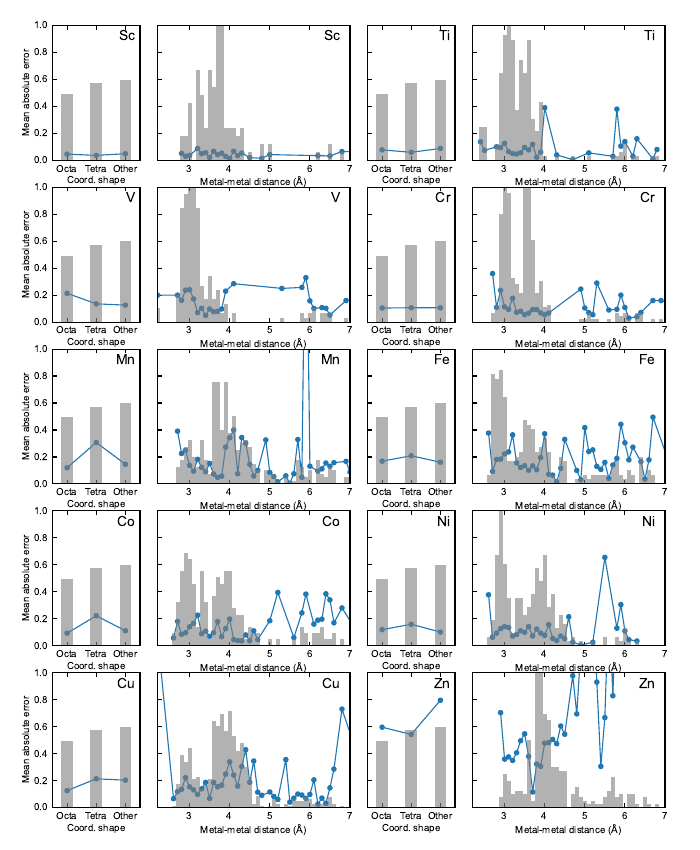

Write Python code to recreate this figure.
import matplotlib.pyplot as plt
import numpy as np
from acs_sty import get_parameter, set1_cycler, tableau_cycler


def plot_analysize_supplementary(filename = "figureS1.pdf"):
    from mldos.statistic import training_statistics, info_filepath
    #error_tm = training_statistics.estmiate_error_by_key(info_file, "T.M.")

    with plt.rc_context(get_parameter(width = "double", n = 4, color_cycler = tableau_cycler)):
        fig = plt.figure()
        fig.subplots_adjust(left = 0.075, right = 0.95, top = 0.97, bottom = 0.05)
        grid = plt.GridSpec(5, 6, hspace=0.2, wspace=0.2)

        metal = "Sc Ti V Cr Mn Fe Co Ni Cu Zn".split()
        for i, m in enumerate(metal):
            print(m)
            error_shape = training_statistics.estmiate_error_by_key(info_filepath, "shape", given_element=m)
            error_dist = training_statistics.estmiate_error_by_distance(info_filepath, given_element=m)

            row = i//2
            column = 3 * (i % 2)

            axs1 = fig.add_subplot(grid[row,column])
            axs2 = fig.add_subplot(grid[row,column+1:column+3])

            if column == 0:
                axs1.set_ylabel("Mean absolute error")
                axs2.yaxis.set_major_formatter(plt.NullFormatter())
            else:
                axs1.yaxis.set_major_formatter(plt.NullFormatter())
                axs2.yaxis.set_major_formatter(plt.NullFormatter())

            axs1.set_xlabel("Coord. shape")
            axs2.set_xlabel("Metal-metal distance ($\mathrm{\AA}$)")
            
            axs1.set_ylim(0, 1)
            axs2.set_ylim(0, 1)
            axs1.text(0.95,0.96, m, size = 10, ha = "right", va = "top", transform = axs1.transAxes)
            axs2.text(0.95,0.96, m, size = 10, ha = "right", va = "top", transform = axs2.transAxes)
            
            axs1.set_xlim(0, len(error_shape.keys()))
            axs2.set_xlim(2.2, 7.0)

            key = "Octa Tetra Other".split()
            index = np.arange(len(key)) + 0.5
            bar_x = index
            bar_y = np.array([ error_shape[tm]["freq"] for tm in key ], dtype= float)
            err_y = np.array([ error_shape[tm]["error"]["mae"] for tm in key ], dtype= float)
            bar_y /= np.sum(bar_y)
            axs1.xaxis.set_major_locator(plt.FixedLocator(bar_x))
            axs1.xaxis.set_major_formatter(plt.FixedFormatter(key))
            
            axs1.plot(bar_x, err_y, "o-")
            axs1_2 = axs1.twinx()
            axs1_2.set_ylim(0, 0.6)
            axs1_2.yaxis.set_major_locator(plt.NullLocator())
            axs1_2.yaxis.set_major_formatter(plt.NullFormatter())
            axs1_2.bar(bar_x, bar_y, alpha = 0.6, width = 0.4, color = "gray")

            
            key = list(error_dist.keys())
            key.sort(key = float)
            
            index = [ float(k) for k in key ]
            bar_x = index
            bar_y = np.array([ error_dist[tm]["freq"] for tm in key ], dtype= float)
            err_y = np.array([ error_dist[tm]["error"]["mae"] for tm in key ], dtype= float)
            bar_y /= np.sum(bar_y)
            
            axs2.plot(bar_x, err_y, "o-")
            axs2_2 = axs2.twinx()
            axs2_2.set_ylim(0, 0.12)
            axs2_2.yaxis.set_major_locator(plt.NullLocator())
            axs2_2.yaxis.set_major_formatter(plt.NullFormatter())
            axs2_2.bar(bar_x, bar_y, alpha = 0.6, width = 0.1, color = "gray")
            
        fig.savefig(filename)

if __name__ == "__main__":
    plot_analysize_supplementary()